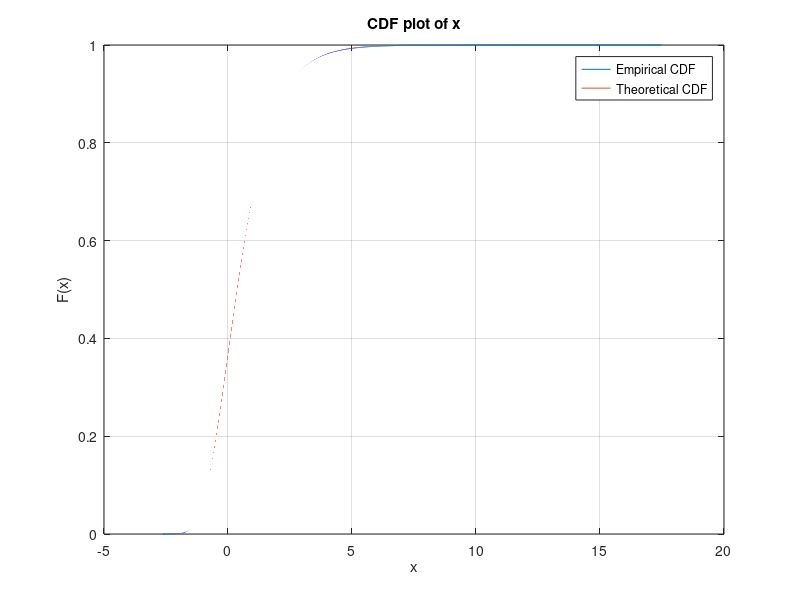

This chart was generated by the following MATLAB code: (Note: this script raises an error after producing the figure.)
f= @(x) exp(-x+exp(-x)) %gestosc prawdopodobienstwa 
F= @(x) exp(-exp(-x)) % dystrybuanta
U=@(x) -log(-log(x)) %odwrotna dystrybuanta
random =rand(1000000,1);
y=U(random); %wyzanczone liczby peudolosowe

x = linspace(-5,10,1000000);
%dyst=cumsum(y)*dx;
dyst=F(x);
figure(2)
[a,b]=cdfplot(y);
hold on
plot(x,dyst)
legend('Empirical CDF','Theoretical CDF','Location','best')
dx=0.00001
C=1/trapz(x,f(x));
f1 = @(x) x.*C.*exp(-x+exp(-x)) ;
wartosc_oczekiwana =integral(f1,0,1)

f2 = @(x) x.^2.*C.*exp(-x+exp(-x));
wariancja = integral(f2,-4,0)

% kwantyl 0.5 policzony empirycznie 
wart= abs(dyst-0.5);
min_wart=min(wart);
idx=find(wart==min_wart);
kwantyl=-3.5+dx*idx(1)

% kwantyl 0.25 policzony epmirycznie 
wart1= abs(dyst-0.25);
min_wart1=min(wart1);
idx1=find(wart1==min_wart1);
kwantyl1=-3.5+dx*idx1

% kwantyl 0.75 policzony empirycznie
wart2= abs(dyst-0.75);
min_wart2=min(wart2);
idx2=find(wart2==min_wart2);
kwantyl2=-3.5+dx*idx2

% kwantyle wg matlaba (emirycznie)
kwantyl_emp=quantile(y,0.5)
kwantyl_emp1=quantile(y,0.25)
kwantyl_emp2=quantile(y,0.75)

% wariancja liczona wg matlaba
WAR=var(y);
Wartosc={"wartosc oczekiwana";"kwantyl_0.25";"kwantyl_0.5";"kwantyl_0.75";"wariancja"};
Teoretycznie = {wartosc_oczekiwana;kwantyl1;kwantyl;kwantyl2;wariancja};
Empirycznie = {b.mean;kwantyl_emp1;b.median;kwantyl_emp2;WAR};
table(Wartosc,Teoretycznie,Empirycznie)